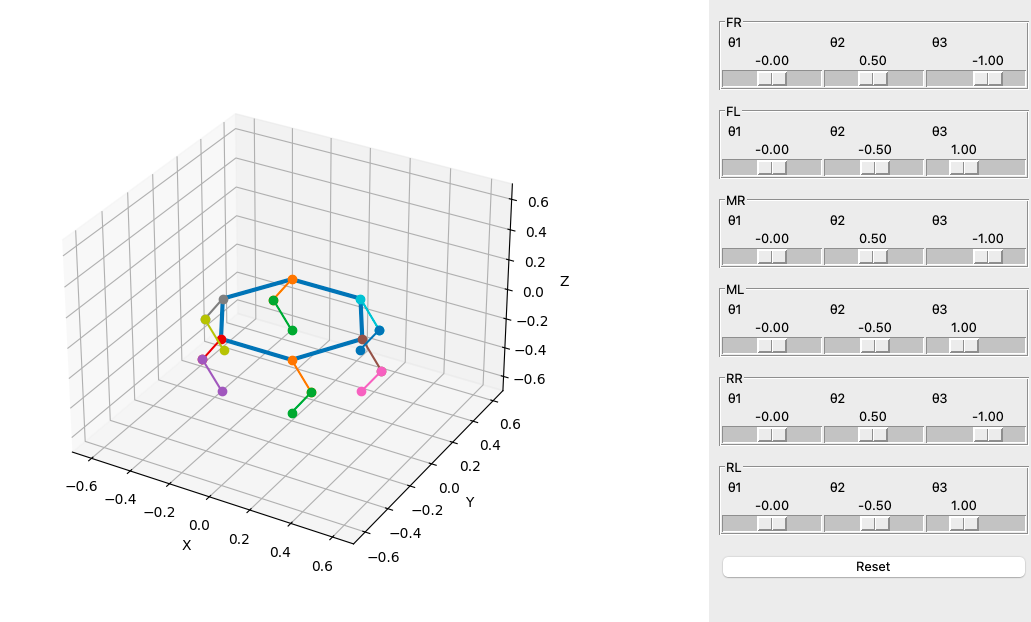

Write Python code to recreate this figure.
import matplotlib
matplotlib.use('TkAgg')

import numpy as np
import matplotlib.pyplot as plt
import tkinter as tk
from matplotlib.backends.backend_tkagg import FigureCanvasTkAgg

# -----------------------------
# Robot parameters
# -----------------------------
L1, L2 = 0.2, 0.2

right_legs = ["FR", "MR", "RR"]
left_legs  = ["FL", "ML", "RL"]

limits = {
    "right": {
        "theta1": (-np.pi/6, np.pi/6),
        "theta2": (-np.pi/6,  np.pi/2),
        "theta3": (-np.pi,          0)
    },
    "left": {
        "theta1": (-np.pi/6,  np.pi/6),
        "theta2": (-np.pi/2,  np.pi/6),
        "theta3": (0,         np.pi)
    }
}

# Six legs
legs = {
    "FR": [0.0, 0.5, -1.0],
    "FL": [0.0, -0.5, 1.0],
    "MR": [0.0, 0.5, -1.0],
    "ML": [0.0, -0.5, 1.0],
    "RR": [0.0, 0.5, -1.0],
    "RL": [0.0, -0.5, 1.0]
}

# Store defaults
defaults = {k: v[:] for k, v in legs.items()}

# -----------------------------
# Hexagon body geometry
# -----------------------------
hex_radius = 0.35
angles = np.deg2rad([0, 60, 120, 180, 240, 300])
body = np.array([[hex_radius*np.cos(a), hex_radius*np.sin(a), 0] for a in angles] +
                [[hex_radius*np.cos(angles[0]), hex_radius*np.sin(angles[0]), 0]])

base_pos = {
    "FR": body[5],
    "FL": body[4],
    "ML": body[3],
    "MR": body[0],
    "RL": body[2],
    "RR": body[1]
}

# -----------------------------
# FK
# -----------------------------
def fk(t1, t2, t3):
    X = L1*np.sin(t2) + L2*np.sin(t2+t3)
    Y = (L1*np.cos(t2) + L2*np.cos(t2+t3)) * np.sin(t1)
    Z = -(L1*np.cos(t2) + L2*np.cos(t2+t3)) * np.cos(t1)
    return np.array([X, Y, Z])

# -----------------------------
# Plot
# -----------------------------
fig = plt.figure(figsize=(8,6))
ax = fig.add_subplot(111, projection='3d')

def draw():
    ax.clear()
    ax.plot(body[:,0], body[:,1], body[:,2], linewidth=3)

    for leg, (t1, t2, t3) in legs.items():
        base = base_pos[leg]

        knee = base + np.array([
            L1*np.sin(t2),
            L1*np.cos(t2)*np.sin(t1),
            -L1*np.cos(t2)*np.cos(t1)
        ])

        foot = base + fk(t1, t2, t3)

        ax.plot([base[0], knee[0]], [base[1], knee[1]], [base[2], knee[2]], marker='o')
        ax.plot([knee[0], foot[0]], [knee[1], foot[1]], [knee[2], foot[2]], marker='o')

    ax.set_xlim([-0.7,0.7])
    ax.set_ylim([-0.7,0.7])
    ax.set_zlim([-0.7,0.7])
    ax.set_xlabel("X")
    ax.set_ylabel("Y")
    ax.set_zlabel("Z")

# -----------------------------
# Tkinter UI
# -----------------------------
root = tk.Tk()
root.title("Hexapod FK Simulator")
root.geometry("1200x650")

canvas = FigureCanvasTkAgg(fig, master=root)
canvas.get_tk_widget().pack(side=tk.LEFT, fill=tk.BOTH, expand=True)

control = tk.Frame(root)
control.pack(side=tk.RIGHT, fill=tk.Y, padx=10, pady=10)

# -----------------------------
# Update callback
# -----------------------------
def update(leg, i, val):
    legs[leg][i] = float(val)
    draw()
    canvas.draw_idle()

sliders = []

# -----------------------------
# Generate sliders 
# -----------------------------
for leg in legs:
    f = tk.LabelFrame(control, text=leg)
    f.pack(fill="x", pady=6)

    group = "right" if leg in right_legs else "left"

    for i, joint_name in enumerate(["theta1", "theta2", "theta3"]):
        min_lim, max_lim = limits[group][joint_name]

        s = tk.Scale(
            f,
            from_=min_lim,
            to=max_lim,
            resolution=0.01,
            orient=tk.HORIZONTAL,
            label=f"θ{i+1}",
            command=lambda v, l=leg, j=i: update(l, j, v)
        )
        s.set(legs[leg][i])
        s.pack(side="left", expand=True, fill="x")

        sliders.append((s, leg, i))

# -----------------------------
# Reset
# -----------------------------
def reset():
    for l in legs:
        legs[l] = defaults[l][:]
    for s, l, i in sliders:
        s.set(legs[l][i])
    draw()
    canvas.draw()

tk.Button(control, text="Reset", command=reset).pack(fill="x", pady=10)

# -----------------------------
draw()
canvas.draw()
root.mainloop()
